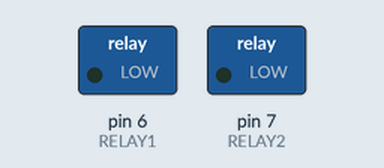
The sketch below on a simulated Arduino Uno, built with avr-gcc and run on an emulated ATmega328P. Parts: switched loads named in the sketch (green lamp = pin HIGH). The local clock reads 2024-03-15 10:24:30 at power-on unless the sketch sets it; what the sketch prints to the serial monitor is not drawn.

Above: at 3.5 s.
At 5.5 s:
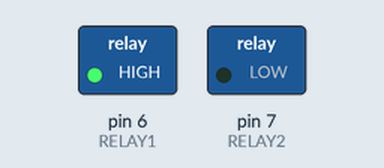
At 7.0 s:
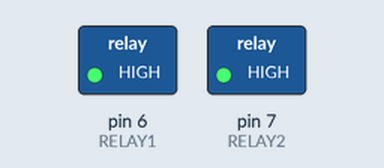
Timing chart, 0 to 8.5 s (numbered marks = the images above):
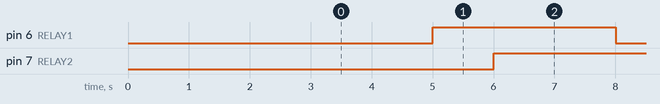

The sketch:

RTC_CLOCK.ino
```cpp
#include <Wire.h>
#include "RTClib.h" //include Adafruit RTC library
RTC_DS3231 rtc;

#define RELAY1  6
#define RELAY2  7

char daysOfTheWeek[7][12] = {"Sunday", "Monday", "Tuesday", "Wednesday", "Thursday", "Friday", "Saturday"};
char DateAndTimeString[20]; //19 digits plus the null char

void setup () {
  delay(500);
  pinMode(RELAY1, OUTPUT);
  delay(500);
  pinMode(RELAY2, OUTPUT);
  Serial.begin(9600); //Begin the Serial at 9600 Baud
  //Print the message if RTC is not available
  if (! rtc.begin()) {
    Serial.println("Couldn't find RTC");
    while (1);
  }

  /*
  //Setup of time if RTC lost power or time is not set
  if (rtc.lostPower()) {
    //Sets the code compilation time to RTC DS3231
    rtc.adjust(DateTime(F(__DATE__), F(__TIME__)));
  }
  */
  delay(1000);
}

void loop () {
  //Set now as RTC time
  DateTime now = rtc.now();
  /*
  //Print RTC time to Serial Monitor
  //Serial.print("\n");
  Serial.print(now.year(), DEC);  Serial.print('/');  Serial.print(now.month(), DEC);  Serial.print('/');  Serial.print(now.day(), DEC);  Serial.print(" (");  Serial.print(daysOfTheWeek[now.dayOfTheWeek()]);
  Serial.print(")\n");
  Serial.print(now.hour(), DEC);  Serial.print(':');  Serial.print(now.minute(), DEC);  Serial.print(':');  Serial.println(now.second(), DEC);  delay(3000);
  */
  // no daysOfTheWeek[now.dayOfTheWeek()]
  sprintf_P(DateAndTimeString, PSTR("%4d-%02d-%02d %02d:%02d:%02d"), now.year(), now.month(), now.day(), now.hour(), now.minute(), now.second());

  Serial.println(DateAndTimeString);
  delay(1000);
  {String thisSecond("0" + now.second());}
  String thisSecond = String(now.second(), DEC);
  //Put all the time and date strings into one String
  //DateAndTimeString = String(thisYear + "-" + thisMonth + "-" + thisDay + " " + thisHour + ":" + thisMinute + ":" + thisSecond);

  /*
  char buffer [16];
  uint8_t sec, min, hour;
  sec = now.second();
  min = now.minute();
  hour = now.hour();
  sprintf (buffer, "Time: %02u:%02u:%02u\n", hour, min, sec);
  Serial.println(buffer);
  */

  digitalWrite(RELAY1,0);           // Turns ON Relays 1
  //Serial.println("Light ON");
  delay(1000);
  digitalWrite(RELAY2,0);           // Turns ON Relays 2
  delay(1000);

  digitalWrite(RELAY1,1);          // Turns OFF Relay 1
  //Serial.println("Light OFF");
  delay(1000);
  digitalWrite(RELAY2,1);          // Turns OFF Relay 2
  delay(1000);

}
```

Measured:
- by itself, pin 6 (RELAY1), pin 7 (RELAY2): alternates HIGH for 3.0 s and LOW for 2.0 s
- by itself, everything shown: repeats every 5.0 s, in 4 steps
